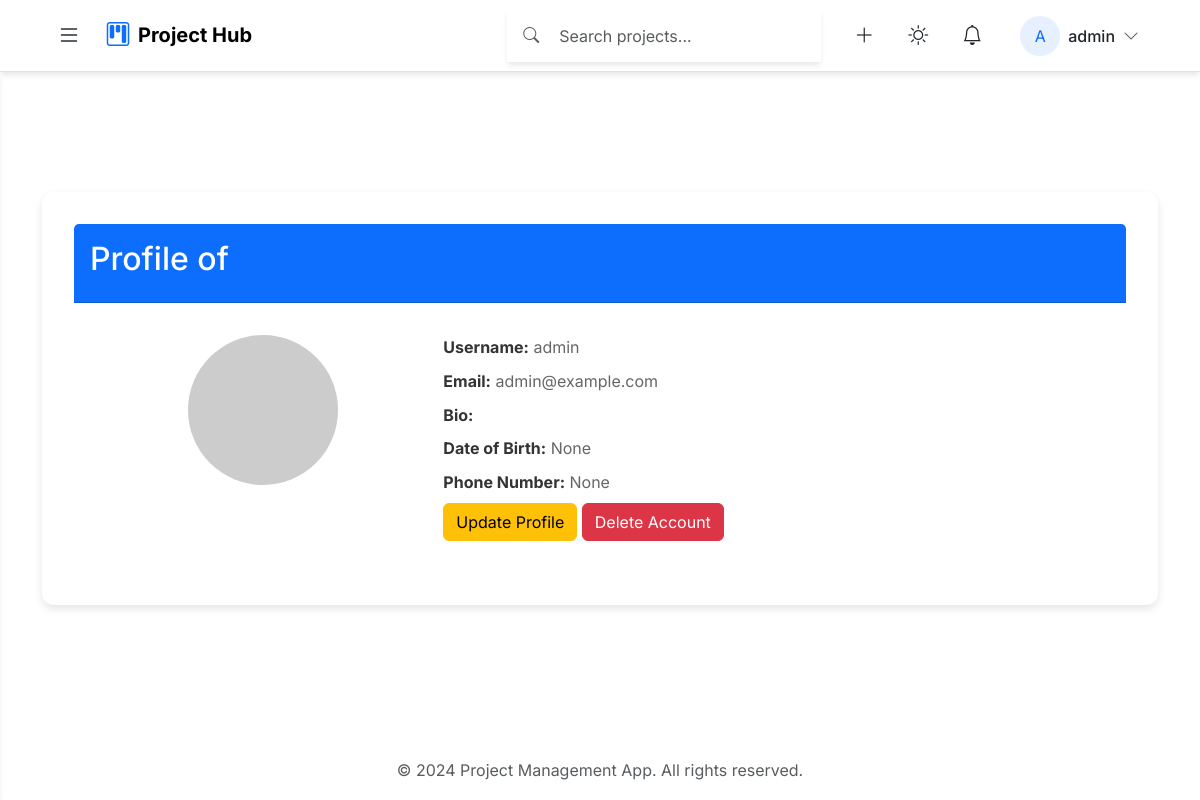
/projects/profile/ (signed in), run on the app's committed database.
### projects/models.py (models this page shows, shortened)
class User(AbstractUser):
    email = models.EmailField(unique=True)
    groups = models.ManyToManyField(
        Group,
        related_name='custom_user_groups',
        blank=True,
        help_text='The groups this user belongs to.',
        verbose_name='groups',
    )
    user_permissions = models.ManyToManyField(
        Permission,
        related_name='custom_user_permissions',
        blank=True,
        help_text='Specific permissions for this user.',
        verbose_name='user permissions',
    )

class Profile(models.Model):
    user = models.OneToOneField(User, on_delete=models.CASCADE, related_name='profile')
    bio = models.TextField(blank=True, null=True)
    profile_picture = models.ImageField(upload_to='profiles/', blank=True, null=True)
    date_of_birth = models.DateField(null=True, blank=True)
    phone_number = models.CharField(max_length=15, blank=True, null=True)

### projects/views.py (the view)
# urls.py: path('profile/', views.view_profile, name='view_profile'),
@login_required
@handle_view_errors
def view_profile(request):
    try:
        profile, created = Profile.objects.get_or_create(user=request.user)
        if created:
            profile.save()
            messages.info(request, "Profile created successfully!")
        return render(request, 'profile/view_profile.html', {'profile': profile})  # Update path
    except Exception as e:
        logger.error(f"Profile view error: {str(e)}")
        messages.error(request, "Error accessing profile")
        return redirect('homepage')

### projects/views.py (called while the page is built)
def base_context(request):
    if request.user.is_authenticated:
        return {
            'unread_notifications': Notification.objects.filter(
                user=request.user,
                read=False
            ).count(),
            'user_teams': Team.objects.filter(
                members__user=request.user
            ).distinct(),
            'team_members_count': TeamMember.objects.filter(
                team__members__user=request.user
            ).distinct().count(),
            'completed_tasks_count': Task.objects.filter(
                assigned_to=request.user,
                status=TASK_STATUS_DONE
            ).count(),
            'tasks_count': Task.objects.filter(
                assigned_to=request.user
            ).count()
        }
    return {}

### projects/templates/profile/view_profile.html (shortened to what this page needs)
{% extends 'base.html' %}
{% load static %}
{% block extra_css %}
<link rel="stylesheet" href="{% static 'css/view_profile.css' %}">
{% endblock %}
{% block content %}
<div class="container">
    <div class="card mt-5">
        <div class="card-header bg-primary text-white">
            <h2>Profile of {{ profile.user.first_name }} {{ profile.user.last_name }}</h2>
        </div>
        <div class="card-body">
            <div class="row">
                <div class="col-md-4 text-center">
                    {% if profile.profile_picture %}
                        <img src="{{ profile.profile_picture.url }}" alt="Profile Picture" class="img-fluid rounded-circle">
                    {% else %}
                        <img src="https://via.placeholder.com/150" alt="Default Profile Picture" class="img-fluid rounded-circle">
                    {% endif %}
                </div>
                <div class="col-md-8">
                    <p><strong>Username:</strong> {{ profile.user.username }}</p>
                    <p><strong>Email:</strong> {{ profile.user.email }}</p>
                    <p><strong>Bio:</strong> {{ profile.bio }}</p>
                    <p><strong>Date of Birth:</strong> {{ profile.date_of_birth }}</p>
                    <p><strong>Phone Number:</strong> {{ profile.phone_number }}</p>
                    <a href="{% url 'update_profile' %}" class="btn btn-warning">Update Profile</a>
                    <a href="{% url 'delete_account' %}" class="btn btn-danger ml-2">Delete Account</a>
                </div>
            </div>
        </div>
    </div>
</div>
{% endblock %}

### projects/templates/base.html (shortened to what this page needs)
<!DOCTYPE html>
<html lang="en" data-theme="light">
<head>
    {% load static %}
    <link href="https://cdn.jsdelivr.net/npm/bootstrap@5.3.0/dist/css/bootstrap.min.css" rel="stylesheet">
    <link href="https://cdn.jsdelivr.net/npm/bootstrap-icons/font/bootstrap-icons.css" rel="stylesheet">
    <link rel="stylesheet" href="{% static 'css/base.css' %}">
    {% block extra_css %}{% endblock %}
</head>
<body class="d-flex flex-column min-vh-100" data-bs-theme="light">
    <header class="navbar glass-nav fixed-top border-bottom">
        <div class="container-fluid px-4">
            <div class="d-flex align-items-center gap-3">
                <button type="button" id="sidebarToggle" class="btn btn-icon rounded-circle p-2 hover-translate"
                aria-label="Toggle Sidebar" aria-expanded="false" aria-controls="sidebar">
                <i class="bi bi-list fs-4"></i>
                </button>
                <a class="navbar-brand d-flex align-items-center gap-2 hover-translate" href="{% url 'homepage' %}">
                    <i class="bi bi-kanban fs-4 text-primary"></i>
                    <span class="fw-bold">Project Hub</span>
                </a>
            </div>
            <div class="d-flex align-items-center gap-4">
                <div class="search-wrapper d-none d-md-flex align-items-center glass-card px-3 py-2 position-relative">
                    <i class="bi bi-search text-muted search-icon"></i>
                    <input type="search"
                        class="form-control border-0 bg-transparent shadow-none ms-2 search-input"
                        placeholder="Search projects..."
                        aria-label="Search projects"
                        data-search-url="{% url 'api_search' %}"
                        autocomplete="off">
                </div>
                <div class="d-flex align-items-center gap-3">
                    <div class="dropdown">
                        <button class="btn btn-icon rounded-circle p-2 hover-translate"
                                data-bs-toggle="dropdown" aria-expanded="false" aria-label="Quick actions">
                            <i class="bi bi-plus-lg fs-5"></i>
                        </button>
                    </div>
                    <button id="themeToggle" class="btn btn-icon rounded-circle p-2 hover-translate"
                            aria-label="Toggle theme">
                        <i class="bi bi-moon fs-5"></i>
                    </button>
                    <div class="dropdown">
                        <button class="btn btn-icon rounded-circle p-2 hover-translate position-relative"
                                data-bs-toggle="dropdown" aria-expanded="false" aria-label="Notifications">
                            <i class="bi bi-bell fs-5"></i>
                        </button>
                    </div>
                    <div class="dropdown">
                        <button class="btn d-flex align-items-center gap-2 hover-translate"
                                data-bs-toggle="dropdown" aria-expanded="false" aria-label="User menu">
                            <div class="user-avatar rounded-circle overflow-hidden" style="width: 40px; height: 40px;">
                                {% if user.profile.avatar %}
                                    <img src="{{ user.profile.avatar.url }}" alt="Profile"
                                         class="w-100 h-100 object-fit-cover">
                                {% else %}
                                    <div class="avatar-placeholder d-flex align-items-center justify-content-center h-100 bg-primary bg-opacity-10 text-primary">
                                        {{ user.username|slice:":1"|upper }}
                                    </div>
                                {% endif %}
                            </div>
                            <span class="d-none d-md-block fw-medium">{{ user.username }}</span>
                            <i class="bi bi-chevron-down text-muted"></i>
                        </button>
                    </div>
                </div>
            </div>
        </div>
    </header>
    <main id="main-content" class="flex-grow-1 pt-5 mt-4" role="main">
        <div class="container-fluid px-4">
            {% block content %}{% endblock %}
        </div>
    </main>
    <footer class="footer mt-auto py-3 glass-footer">
        <div class="container text-center">
            <span class="text-muted">&copy; {% now "Y" %} Project Management App. All rights reserved.</span>
        </div>
    </footer>
</body>
</html>

### static/css/base.css (style rules this page uses)
:root { --primary: #4f46e5; --primary-light: rgba(79, 70, 229, 0.1); --primary-dark: #3c3799; --secondary: #6366f1; --accent: #818cf8; --success: #10b981; --warning: #f59e0b; --danger: #ef4444; --info: #3b82f6; --bg-light: #ffffff; --bg-dark: #0f172a; --text-light: #1e293b; --text-dark: #f8fafc; --text-muted-light: #64748b; --text-muted-dark: #94a3b8; --glass-light: rgba(255, 255, 255, 0.85); --glass-dark: rgba(15, 23, 42, 0.85); --glass-border-light: rgba(255, 255, 255, 0.4); --glass-border-dark: rgba(45, 55, 72, 0.4); --blur: 16px; --shadow-sm: 0 2px 4px rgba(0, 0, 0, 0.05); --shadow: 0 4px 6px -1px rgba(0, 0, 0, 0.1); --shadow-lg: 0 10px 15px -3px rgba(0, 0, 0, 0.1); --shadow-glow: 0 0 15px rgba(79, 70, 229, 0.3); --header-height: 72px; --sidebar-width: 300px; --border-radius: 12px; --border-radius-lg: 16px; --transition-fast: 0.2s ease; --transition-normal: 0.3s ease; --gradient-primary: linear-gradient(135deg, #4f46e5 0%, #6366f1 100%); --gradient-secondary: linear-gradient(135deg, #c084fc 0%, #818cf8 100%); }
body { font-family: 'Inter', sans-serif; color: var(--text-primary); min-height: 100vh; padding-top: var(--header-height); display: flex; flex-direction: column; margin: 0; transition: background var(--transition-normal); line-height: 1.6; }
.glass-nav, .glass-sidebar, .glass-card { background: var(--glass-bg); backdrop-filter: blur(var(--blur)); border: 1px solid var(--glass-border); box-shadow: var(--shadow); transition: all var(--transition-normal); }
.glass-nav { height: var(--header-height); padding: 0 1.5rem; display: flex; align-items: center; justify-content: space-between; z-index: 1040; position: fixed; top: 0; left: 0; right: 0; }

### static/css/view_profile.css (style rules this page uses)
.container { margin-top: 2rem; }
.card { border: none; border-radius: 0.75rem; box-shadow: 0 4px 8px rgba(0, 0, 0, 0.1); padding: 2rem; background-color: #ffffff; }
.card-header { border-radius: 0.75rem 0.75rem 0 0; padding: 1rem; }
.card-body { padding: 2rem; }
.img-fluid { max-width: 100%; height: auto; margin-bottom: 1rem; }
p { font-size: 1rem; color: #666; margin-bottom: 0.5rem; }
strong { color: #333; }
.btn-warning { background-color: #ffc107; border-color: #ffc107; transition: background-color 0.3s ease, color 0.3s ease, box-shadow 0.3s ease; }
.btn-danger { background-color: #dc3545; border-color: #dc3545; transition: background-color 0.3s ease, color 0.3s ease, box-shadow 0.3s ease; }

### data on the page
User: username "A", username "admin"
Profile: user.username "admin", user.email "admin@example.com", date_of_birth "None", phone_number "None"
